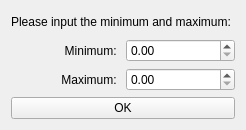
<?xml version="1.0" encoding="UTF-8"?>
<ui version="4.0">
 <class>QueryStudentGradeForm</class>
 <widget class="QWidget" name="QueryStudentGradeForm">
  <property name="geometry">
   <rect>
    <x>0</x>
    <y>0</y>
    <width>223</width>
    <height>130</height>
   </rect>
  </property>
  <property name="windowTitle">
   <string>Form</string>
  </property>
  <layout class="QGridLayout" name="gridLayout_2">
   <item row="0" column="0">
    <widget class="QLabel" name="label">
     <property name="text">
      <string>Please input the minimum and maximum: </string>
     </property>
    </widget>
   </item>
   <item row="1" column="0">
    <layout class="QGridLayout" name="gridLayout" rowstretch="60,0">
     <item row="0" column="0">
      <widget class="QLabel" name="label_2">
       <property name="text">
        <string>Minimum: </string>
       </property>
       <property name="alignment">
        <set>Qt::AlignRight|Qt::AlignTrailing|Qt::AlignVCenter</set>
       </property>
      </widget>
     </item>
     <item row="1" column="0">
      <widget class="QLabel" name="label_3">
       <property name="text">
        <string>Maximum: </string>
       </property>
       <property name="alignment">
        <set>Qt::AlignRight|Qt::AlignTrailing|Qt::AlignVCenter</set>
       </property>
      </widget>
     </item>
     <item row="1" column="2">
      <widget class="QDoubleSpinBox" name="sbMaximum"/>
     </item>
     <item row="0" column="2">
      <widget class="QDoubleSpinBox" name="sbMinimum"/>
     </item>
    </layout>
   </item>
   <item row="2" column="0">
    <widget class="QPushButton" name="btnConfirm">
     <property name="text">
      <string>OK</string>
     </property>
    </widget>
   </item>
  </layout>
 </widget>
 <resources/>
 <connections/>
</ui>
